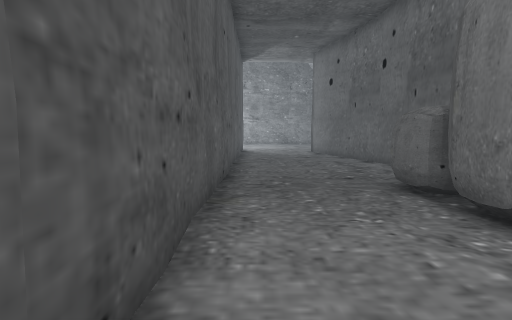
View 1 (above)

14 first-person views from a walk through a 3-D level made in the Unity game engine. The camera is 1.3 m above the floor, tilts 6° down and sees 85° across. The floor is counted in squares, 1 m on a side. Each view is taken from the middle of a square. On the plan, view 1 faces up. The plan holds only what a view shows up to about 13 squares ahead; the rest is blank. The player character is not drawn. Some animated figures are left out.

View 2
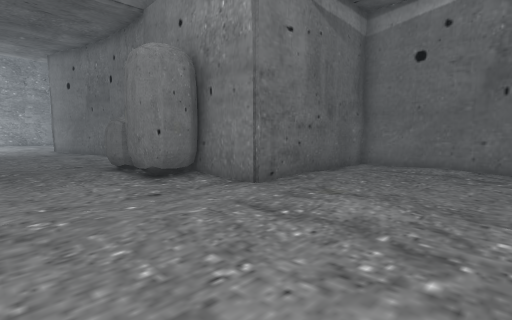

View 3
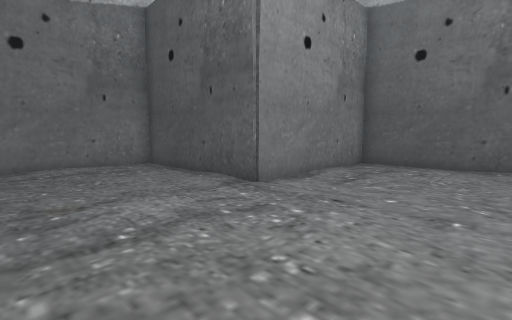

View 4
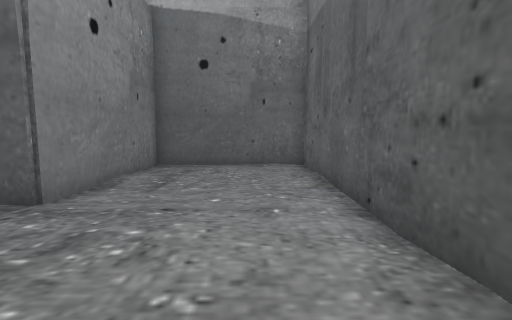

View 5
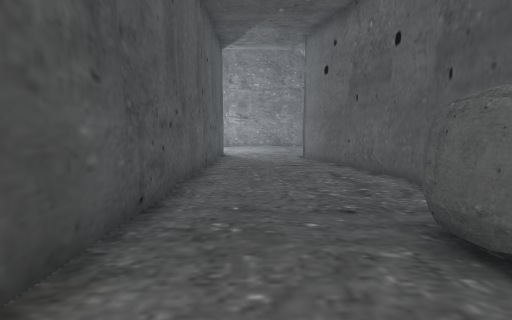

View 6
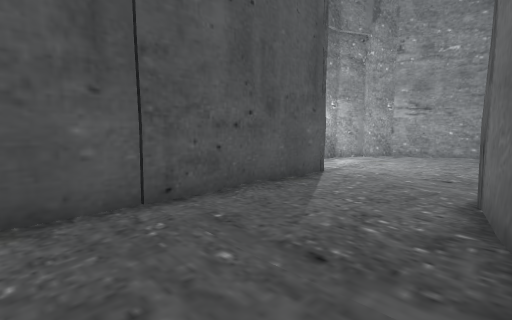

View 7
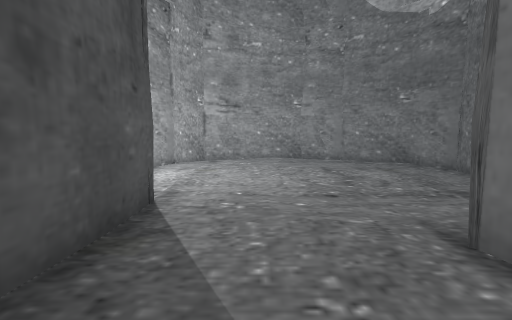

View 8
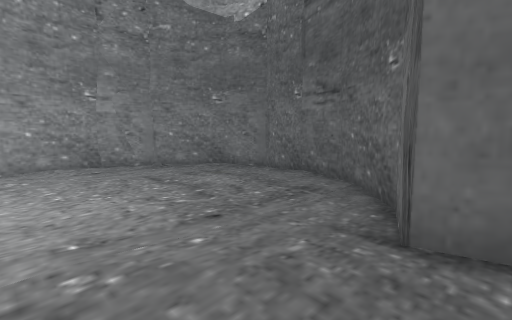

View 9
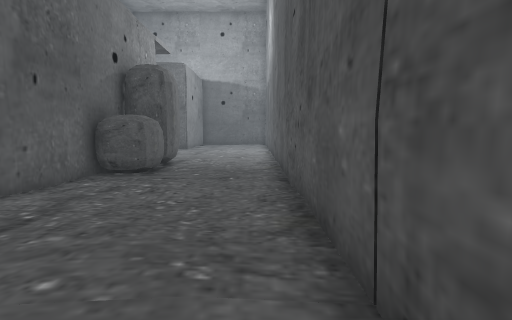

View 10
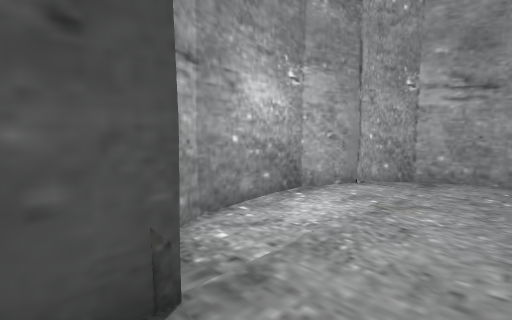

View 11
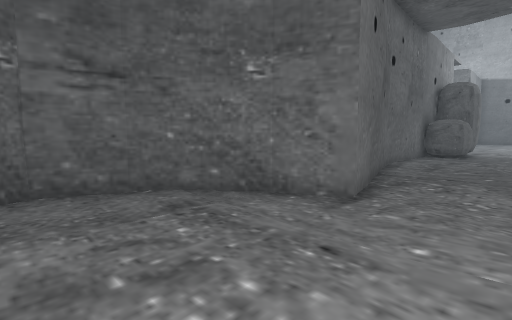

View 12
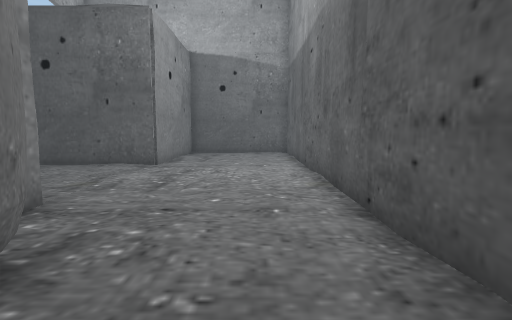

View 13
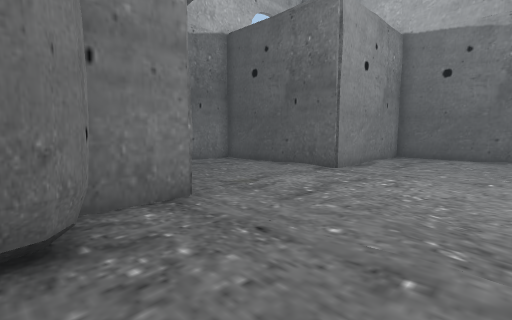

View 14
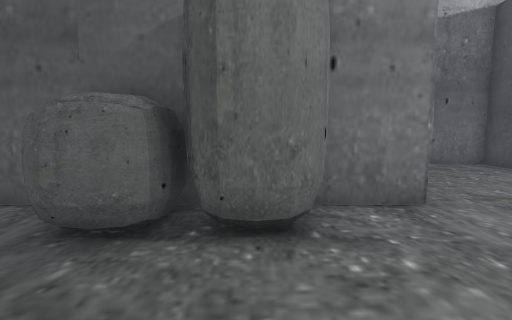

### Floor plan
Points are (right, up) in squares from view 1. A wall is a line through its corners. A room is listed if a view was taken in it or the views show most of it. See-through windows are left out.
Room 1 (views 1, 2, 3, 4, 5, 6, 7, 8, 9, 10, 11, 12, 13, 14)
walls: (4.9, 11.2) (3.4, 17.1) (4.9, 17.6) (6.9, 19.6) (7.5, 21.5); (6, 18.5) (7, 19.8); (-0.9, 19.1) (-0.9, -10.9) (4.9, -10.9) (4.9, -4.9) (10.9, -4.9) (10.9, 1) (4.9, 0.8) (4.9, 11.5); (7.5, 21.3) (7.4, 22.9); (7.4, 22.2) (7.5, 22.8) (6.8, 24.4) (4.9, 26.4); (-2.8, 23.5) (-2.9, 21.9); (5.9, 25.5) (4.7, 26.4); (-1.8, 25.4) (-2.2, 25.1) (-3, 23.2) (-2.7, 20.5) (-2.4, 19.9); (4.9, 26.3) (3.3, 27) (0.5, 27) (-1.2, 26); (-1.2, 26.1) (-2.2, 24.9); (4.3, 26.6) (3, 27); (1.8, 27.1) (0.2, 26.8)
objects: boulder (3, 3) to (4, 5); boulder (3, 6) to (4, 7)

Positions as (right, up) in squares from view 1, and headings:
1: (0, 0), facing up
2: (0, -4), facing up-right
3: (0, 0), facing down-right
4: (1, 0), facing down
5: (1, 3), facing up
6: (4, 11), facing up-left
7: (1, 14), facing up
8: (0, 16), facing up-right
9: (0, 15), facing down
10: (1, 18), facing up-left
11: (1, 22), facing down-right
12: (1, 6), facing down
13: (0, 4), facing down-right
14: (0, 4), facing right
